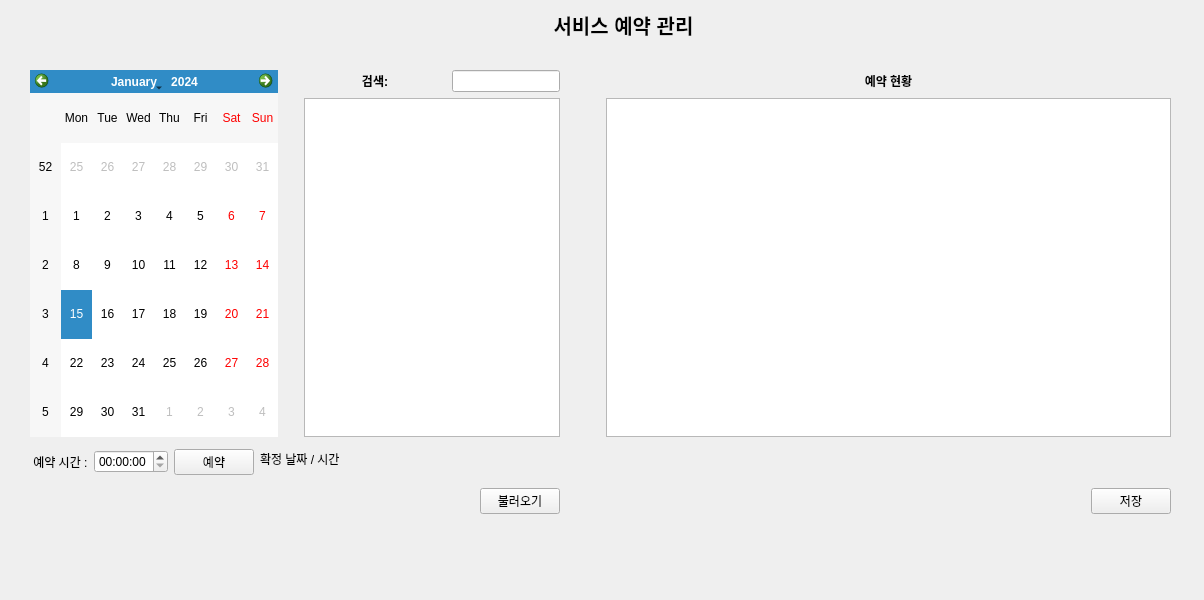
<?xml version="1.0" encoding="UTF-8"?>
<ui version="4.0">
 <class>ScheduleRegisterPage</class>
 <widget class="QWidget" name="ScheduleRegisterPage">
  <property name="geometry">
   <rect>
    <x>0</x>
    <y>0</y>
    <width>1204</width>
    <height>600</height>
   </rect>
  </property>
  <property name="sizePolicy">
   <sizepolicy hsizetype="Minimum" vsizetype="Minimum">
    <horstretch>0</horstretch>
    <verstretch>0</verstretch>
   </sizepolicy>
  </property>
  <property name="minimumSize">
   <size>
    <width>0</width>
    <height>600</height>
   </size>
  </property>
  <property name="windowTitle">
   <string>Widget</string>
  </property>
  <widget class="QWidget" name="verticalLayoutWidget">
   <property name="geometry">
    <rect>
     <x>0</x>
     <y>0</y>
     <width>1201</width>
     <height>51</height>
    </rect>
   </property>
   <layout class="QVBoxLayout" name="verticalLayout_2"/>
  </widget>
  <widget class="QLabel" name="titleLabel">
   <property name="geometry">
    <rect>
     <x>448</x>
     <y>10</y>
     <width>351</width>
     <height>29</height>
    </rect>
   </property>
   <property name="sizePolicy">
    <sizepolicy hsizetype="Preferred" vsizetype="Preferred">
     <horstretch>0</horstretch>
     <verstretch>0</verstretch>
    </sizepolicy>
   </property>
   <property name="font">
    <font>
     <pointsize>15</pointsize>
     <bold>true</bold>
    </font>
   </property>
   <property name="layoutDirection">
    <enum>Qt::LayoutDirection::RightToLeft</enum>
   </property>
   <property name="text">
    <string>서비스 예약 관리</string>
   </property>
   <property name="alignment">
    <set>Qt::AlignmentFlag::AlignCenter</set>
   </property>
  </widget>
  <widget class="QWidget" name="layoutWidget">
   <property name="geometry">
    <rect>
     <x>30</x>
     <y>70</y>
     <width>1141</width>
     <height>451</height>
    </rect>
   </property>
   <layout class="QGridLayout" name="gridLayout" rowstretch="3,0,0,0,0">
    <item row="1" column="7" colspan="2">
     <widget class="QListWidget" name="customerListWidget">
      <property name="sizePolicy">
       <sizepolicy hsizetype="Fixed" vsizetype="Preferred">
        <horstretch>0</horstretch>
        <verstretch>0</verstretch>
       </sizepolicy>
      </property>
     </widget>
    </item>
    <item row="0" column="12">
     <widget class="QLabel" name="label">
      <property name="font">
       <font>
        <bold>true</bold>
       </font>
      </property>
      <property name="layoutDirection">
       <enum>Qt::LayoutDirection::LeftToRight</enum>
      </property>
      <property name="text">
       <string>예약 현황</string>
      </property>
      <property name="alignment">
       <set>Qt::AlignmentFlag::AlignCenter</set>
      </property>
     </widget>
    </item>
    <item row="1" column="11" colspan="3">
     <widget class="QTableWidget" name="appointmentTable">
      <property name="sizePolicy">
       <sizepolicy hsizetype="Expanding" vsizetype="Expanding">
        <horstretch>1</horstretch>
        <verstretch>1</verstretch>
       </sizepolicy>
      </property>
     </widget>
    </item>
    <item row="3" column="13">
     <spacer name="horizontalSpacer">
      <property name="orientation">
       <enum>Qt::Orientation::Horizontal</enum>
      </property>
      <property name="sizeHint" stdset="0">
       <size>
        <width>40</width>
        <height>20</height>
       </size>
      </property>
     </spacer>
    </item>
    <item row="0" column="10">
     <spacer name="horizontalSpacer_2">
      <property name="orientation">
       <enum>Qt::Orientation::Horizontal</enum>
      </property>
      <property name="sizeHint" stdset="0">
       <size>
        <width>40</width>
        <height>20</height>
       </size>
      </property>
     </spacer>
    </item>
    <item row="3" column="1">
     <widget class="QTimeEdit" name="timeEdit">
      <property name="sizePolicy">
       <sizepolicy hsizetype="Fixed" vsizetype="Fixed">
        <horstretch>0</horstretch>
        <verstretch>0</verstretch>
       </sizepolicy>
      </property>
     </widget>
    </item>
    <item row="4" column="3">
     <spacer name="verticalSpacer">
      <property name="orientation">
       <enum>Qt::Orientation::Vertical</enum>
      </property>
      <property name="sizeHint" stdset="0">
       <size>
        <width>20</width>
        <height>40</height>
       </size>
      </property>
     </spacer>
    </item>
    <item row="0" column="0" rowspan="2" colspan="4">
     <widget class="QCalendarWidget" name="calendarWidget">
      <property name="sizePolicy">
       <sizepolicy hsizetype="Fixed" vsizetype="Expanding">
        <horstretch>0</horstretch>
        <verstretch>2</verstretch>
       </sizepolicy>
      </property>
     </widget>
    </item>
    <item row="4" column="12">
     <spacer name="horizontalSpacer_3">
      <property name="orientation">
       <enum>Qt::Orientation::Horizontal</enum>
      </property>
      <property name="sizeHint" stdset="0">
       <size>
        <width>40</width>
        <height>20</height>
       </size>
      </property>
     </spacer>
    </item>
    <item row="3" column="2">
     <widget class="QPushButton" name="addRVButton">
      <property name="sizePolicy">
       <sizepolicy hsizetype="Fixed" vsizetype="Fixed">
        <horstretch>0</horstretch>
        <verstretch>0</verstretch>
       </sizepolicy>
      </property>
      <property name="text">
       <string>예약</string>
      </property>
     </widget>
    </item>
    <item row="0" column="7">
     <widget class="QLabel" name="searchLabel">
      <property name="font">
       <font>
        <bold>true</bold>
       </font>
      </property>
      <property name="layoutDirection">
       <enum>Qt::LayoutDirection::LeftToRight</enum>
      </property>
      <property name="text">
       <string>검색:</string>
      </property>
      <property name="alignment">
       <set>Qt::AlignmentFlag::AlignCenter</set>
      </property>
     </widget>
    </item>
    <item row="0" column="4">
     <layout class="QVBoxLayout" name="verticalLayout"/>
    </item>
    <item row="2" column="3" rowspan="2" colspan="6">
     <widget class="QLabel" name="appointmentLabel">
      <property name="text">
       <string>확정 날짜 / 시간</string>
      </property>
     </widget>
    </item>
    <item row="3" column="0">
     <widget class="QLabel" name="RVtimeLabel">
      <property name="text">
       <string> 예약 시간 :</string>
      </property>
     </widget>
    </item>
    <item row="0" column="8">
     <widget class="QLineEdit" name="lineEdit">
      <property name="sizePolicy">
       <sizepolicy hsizetype="Fixed" vsizetype="Fixed">
        <horstretch>0</horstretch>
        <verstretch>0</verstretch>
       </sizepolicy>
      </property>
     </widget>
    </item>
    <item row="4" column="13">
     <widget class="QPushButton" name="saveButton">
      <property name="sizePolicy">
       <sizepolicy hsizetype="Fixed" vsizetype="Fixed">
        <horstretch>0</horstretch>
        <verstretch>0</verstretch>
       </sizepolicy>
      </property>
      <property name="font">
       <font>
        <bold>false</bold>
       </font>
      </property>
      <property name="layoutDirection">
       <enum>Qt::LayoutDirection::RightToLeft</enum>
      </property>
      <property name="text">
       <string>저장</string>
      </property>
     </widget>
    </item>
    <item row="4" column="8">
     <widget class="QPushButton" name="loadButton">
      <property name="sizePolicy">
       <sizepolicy hsizetype="Fixed" vsizetype="Fixed">
        <horstretch>0</horstretch>
        <verstretch>0</verstretch>
       </sizepolicy>
      </property>
      <property name="layoutDirection">
       <enum>Qt::LayoutDirection::RightToLeft</enum>
      </property>
      <property name="text">
       <string>불러오기</string>
      </property>
     </widget>
    </item>
   </layout>
  </widget>
  <zorder>layoutWidget</zorder>
  <zorder>verticalLayoutWidget</zorder>
  <zorder>titleLabel</zorder>
 </widget>
 <resources/>
 <connections/>
</ui>
